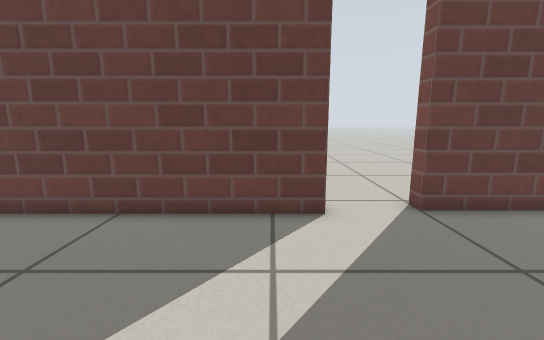
[1] (above)

20 first-person views from a walk through a Gazebo world. The camera is 0.59 m above the floor, tilts 10° down and sees 90° across. The floor is counted in squares, 0.25 m on a side. Each view is taken from the middle of a square. On the plan, view 1 faces up. The plan holds only what a view shows up to about 17 squares ahead; the rest is blank. Simple patterns stand in for the simulator's built-in surfaces.

[2]
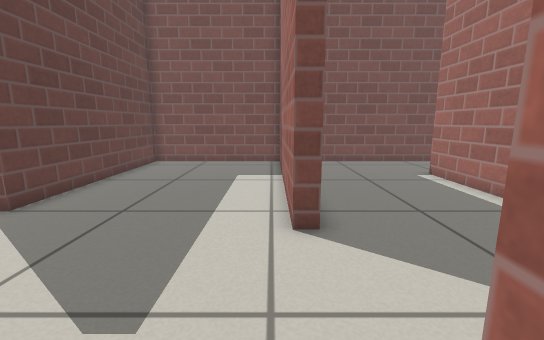

[3]
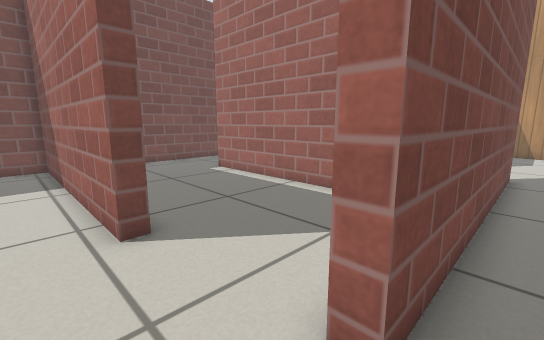

[4]
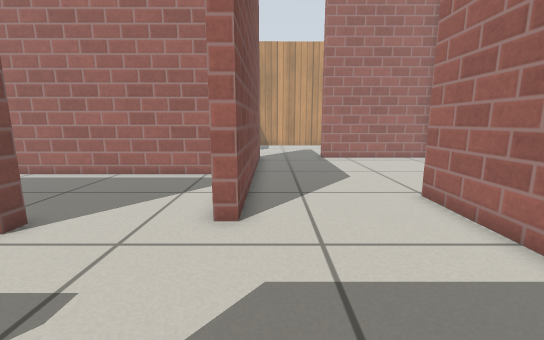

[5]
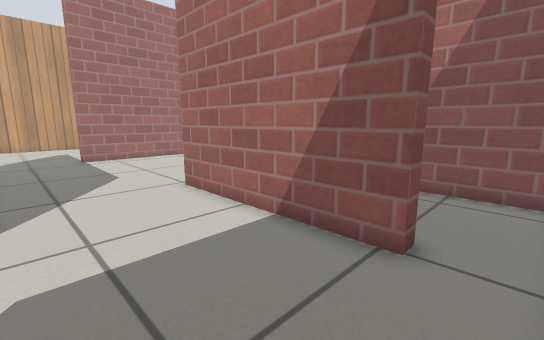

[6]
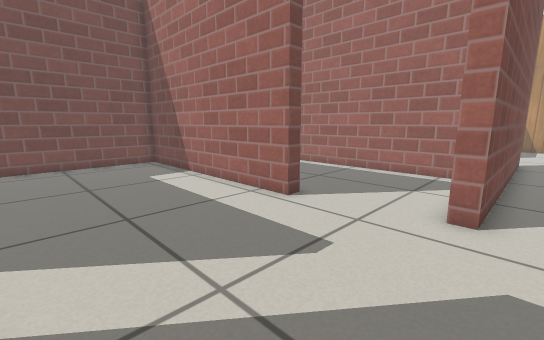

[7]
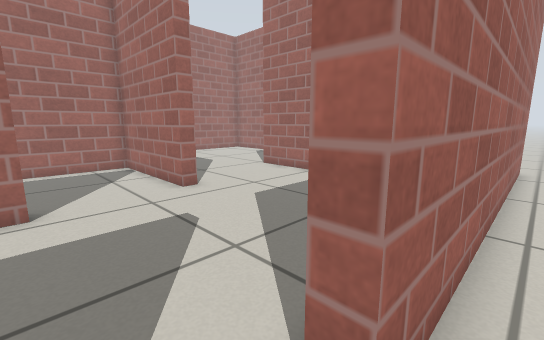

[8]
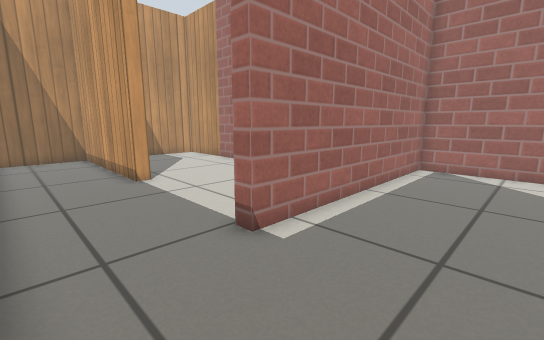

[9]
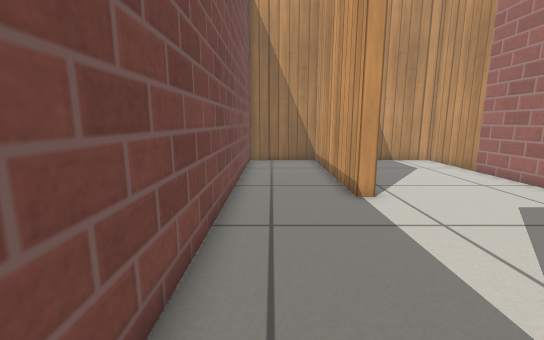

[10]
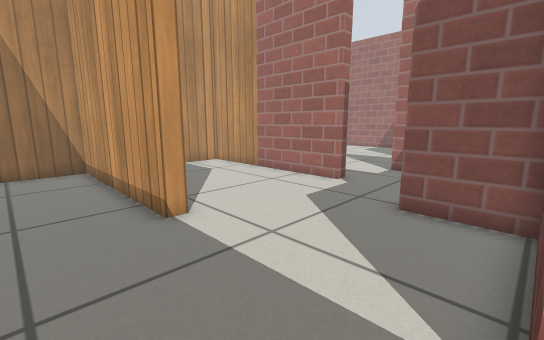

[11]
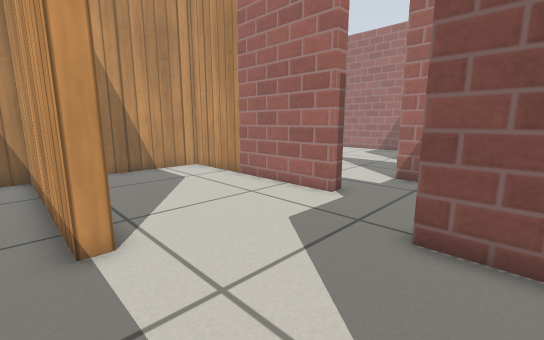

[12]
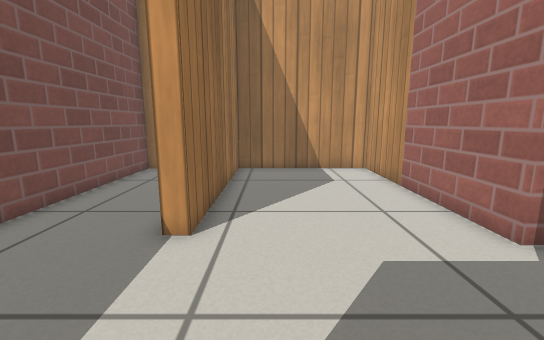

[13]
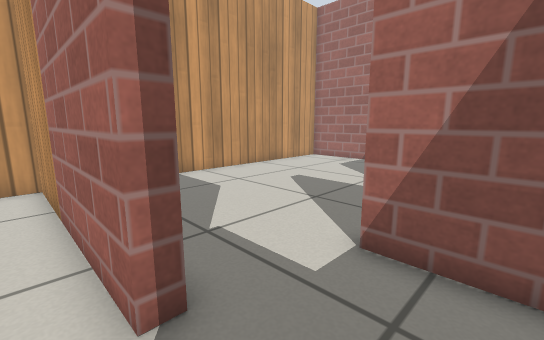

[14]
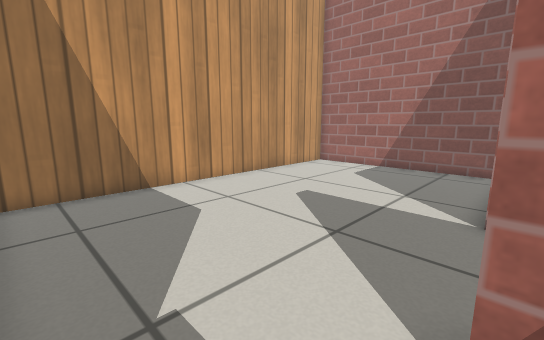

[15]
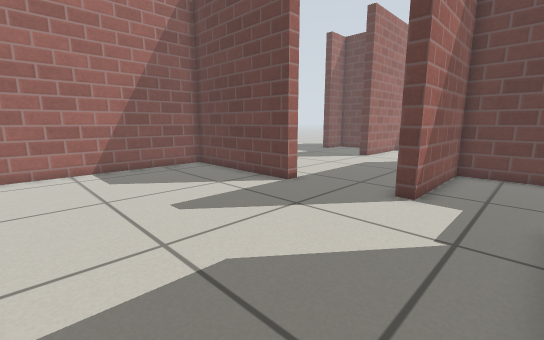

[16]
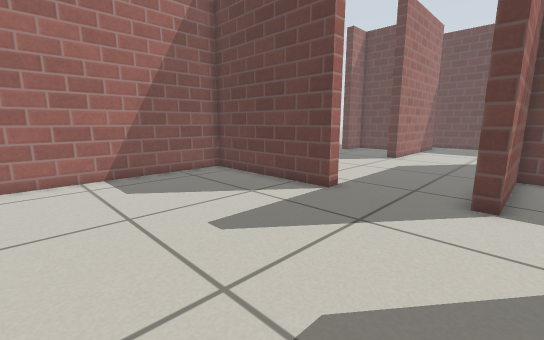

[17]
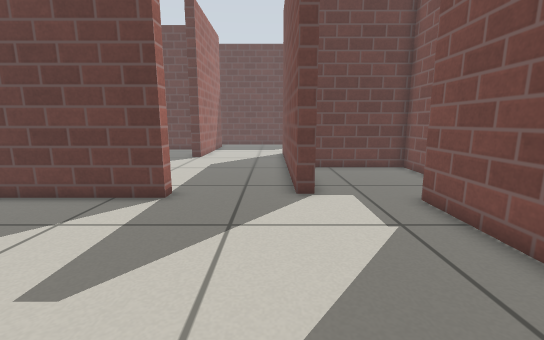

[18]
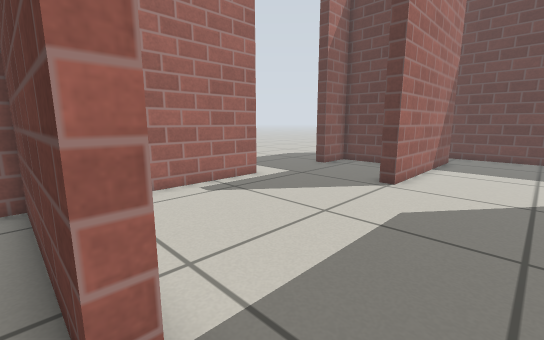

[19]
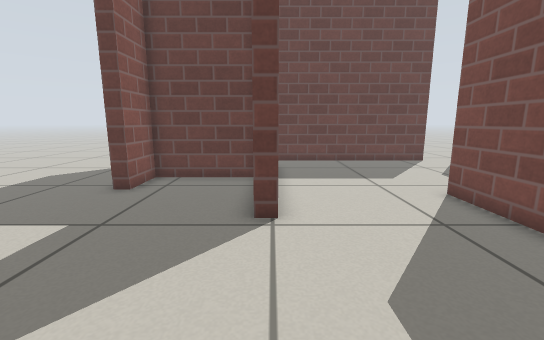

[20]
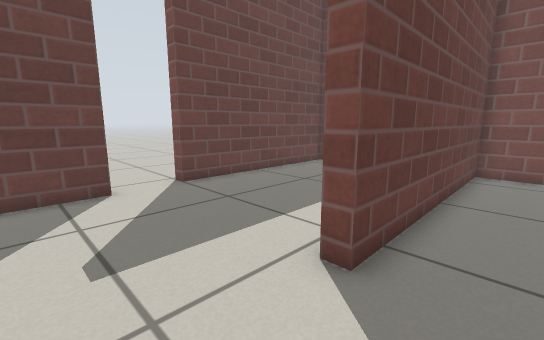

### Floor plan
Ten units are one square. View 1 is at (0, 0); x grows to the right and y downward. Boxes are objects, and circles mark ways between rooms. Rooms are numbered by the first view taken in them; rooms with no view inside come last. Other rooms are left out.
<svg viewBox="-141 -83 280 318">
<path fill="none" stroke="#000" d="M-22 12 -16 12 -16 73 93 73 93 79M14 -68 -81 -68M-79 -45 -79 15M134 86 134 11 27 11 27 5 134 5 134 -70 40 -70M-79 15 -79 35 -85 35M-87 -15 -130 -15 -130 6 -136 6M-134 56 -134 105M-87 131 -64 131 -64 137M-136 -74 14 -74 14 -68M-22 132 -22 12M40 -70 40 -78M93 144 93 228 134 228 134 86M22 139 22 229 87 228 87 144 93 144M40 99 40 79 25 79M45 79 45 106M93 79 45 79M-64 137 -134 137 -134 230 12 229M16 178 16 139 22 139M25 79 -16 79 -16 132 -22 132M-85 -45 -79 -45M-130 -62 -130 -31"/>
<circle cx="-50" cy="25" r="3" fill="#2a7"/>
<circle cx="25" cy="-70" r="3" fill="#2a7"/>
<circle cx="115" cy="75" r="3" fill="#2a7"/>
<circle cx="-80" cy="-55" r="3" fill="#2a7"/>
<circle cx="-45" cy="130" r="3" fill="#2a7"/>
<circle cx="90" cy="115" r="3" fill="#2a7"/>
<circle cx="20" cy="110" r="3" fill="#2a7"/>
<text x="40" y="0">1</text>
<text x="-90" y="30">2</text>
<text x="110" y="150">3</text>
<text x="60" y="150">4</text>
<text x="-50" y="170">5</text>
<text x="-100" y="-50">6</text>
</svg>
Room 1 opens to room 2. Room 1 opens to room 3. Room 1 opens to room 6. Room 2 opens to room 5. Room 3 opens to room 4. Room 4 opens to room 5.

Where each view was taken, in squares from view 1:
view 1: 0 up, 0 right, facing up
view 2: 0 up, 3 left, facing right
view 3: 1 up, 3 left, facing down-right
view 4: 5 up, 3 left, facing down
view 5: 6 up, 3 left, facing down-left
view 6: 6 up, 3 left, facing down-right
view 7: 8 up, 3 right, facing down-left
view 8: 3 down, 13 right, facing down-left
view 9: 6 down, 12 right, facing down
view 10: 8 down, 12 right, facing down-left
view 11: 9 down, 10 right, facing down-left
view 12: 9 down, 7 right, facing down
view 13: 11 down, 3 right, facing down-left
view 14: 13 down, 1 right, facing down-left
view 15: 22 down, 1 right, facing up-left
view 16: 22 down, 1 left, facing up-left
view 17: 22 down, 3 left, facing up
view 18: 14 down, 4 left, facing up-left
view 19: 10 down, 8 left, facing up
view 20: 3 down, 1 left, facing up-right
